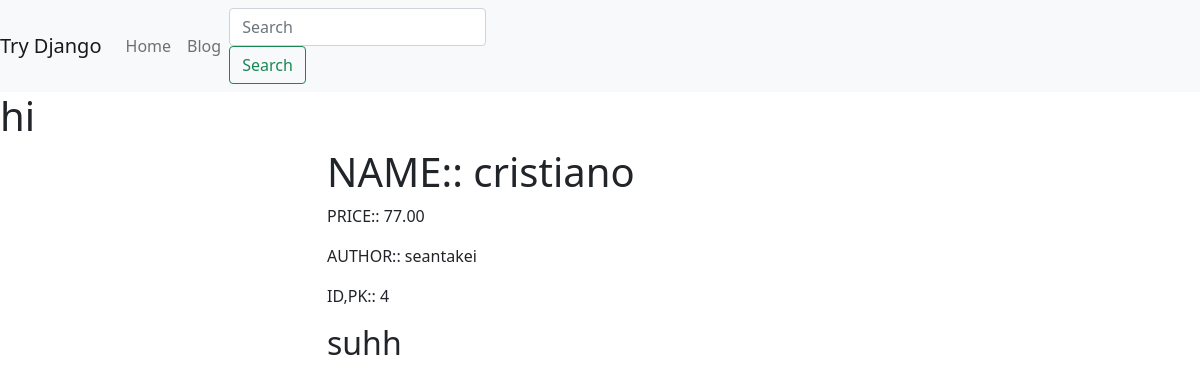
The page /price/4/ on the database its author committed.
### price/models.py (models this page shows, shortened)
class Price(models.Model):
	name= models.CharField(max_length=50)
	price= models.DecimalField(max_digits= 5, decimal_places=2)
	author= models.ForeignKey(User, on_delete= models.CASCADE)
	objects= PriceManager()

### price/views.py (the view)
# urls.py: path('<int:id>/', price_detail , name='price_detail'),
def price_detail(request, id):
	obj= get_object_or_404(Price, id=id)
	context= {'object': obj}
	return render(request, 'price/price_detail.html', context)

### price/models.py (called while the page is built)
	def get_queryset(self):
		return PriceQuerySet(self.model, using=self._db)

### price/templates/price/price_detail.html
{% extends "base.html" %}
{% block content %}
<h1> NAME:: {{ object.name }} </h1>
<p> PRICE:: {{ object.price }} </p>
<p> AUTHOR:: {{ object.author }} </p>
<p> ID,PK:: {{ object.pk }} </p>
<h2>suhh</h2>
{% endblock %}

### rows shown on the page
Price: name "cristiano", price "77.00", author "seantakei", pk "4"
